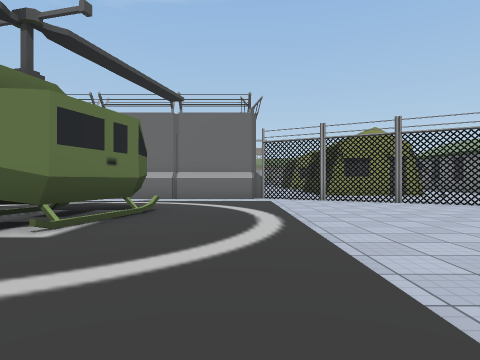
view 1 (above)

18 first-person views from a walk through a Unity game level. The camera is 1.2 m above the floor, looks level and sees 75° across. The floor is counted in squares, 2 m on a side. Each view is taken from the middle of a square. On the plan, view 1 faces up. The plan holds only what a view shows up to about 9 squares ahead; the rest is blank. The place goes on beyond the plan. Some surface patterns are stand-ins.

view 2
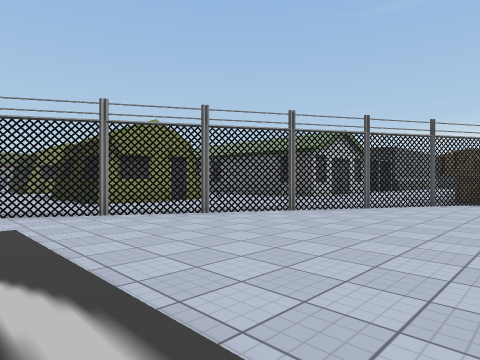

view 3
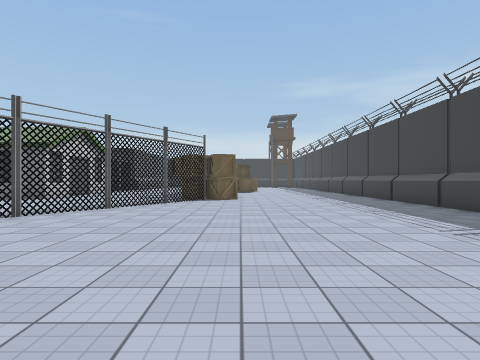

view 4
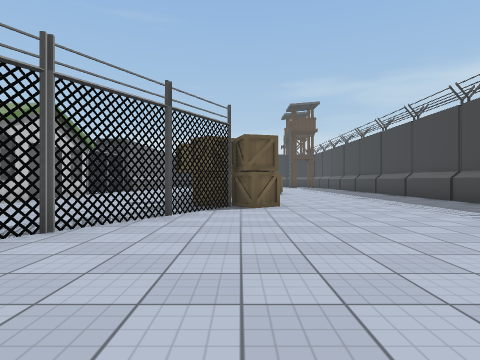

view 5
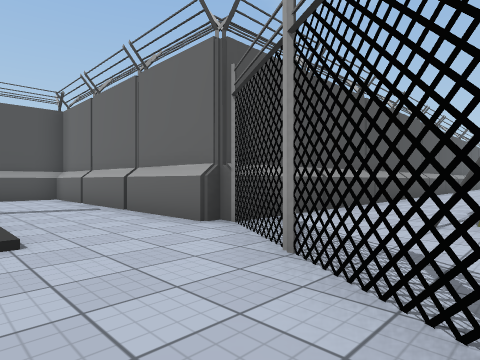

view 6
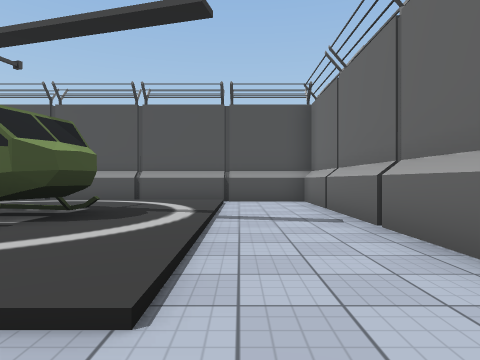

view 7
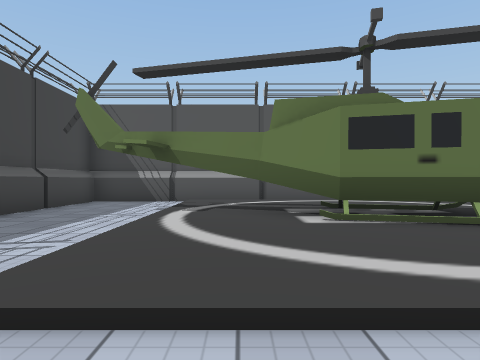

view 8
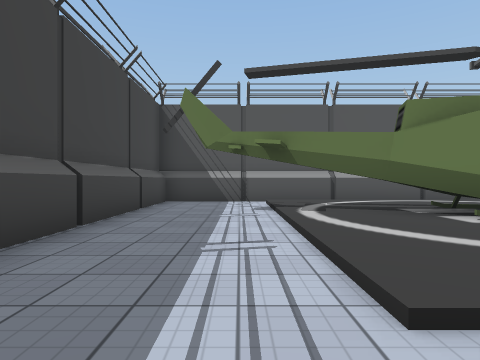

view 9
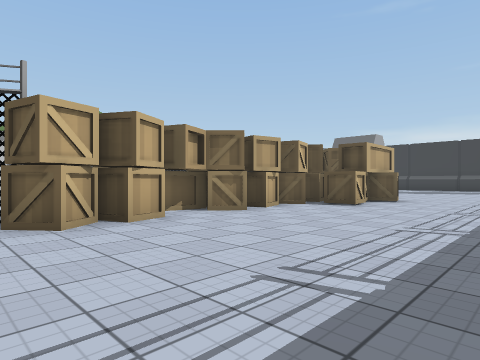

view 10
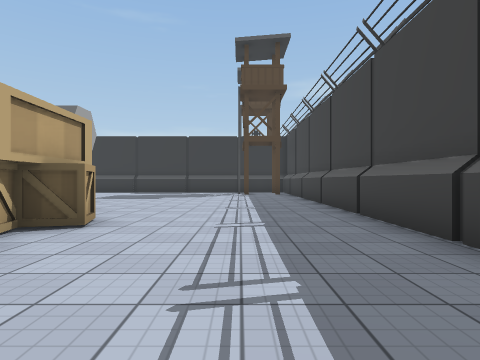

view 11
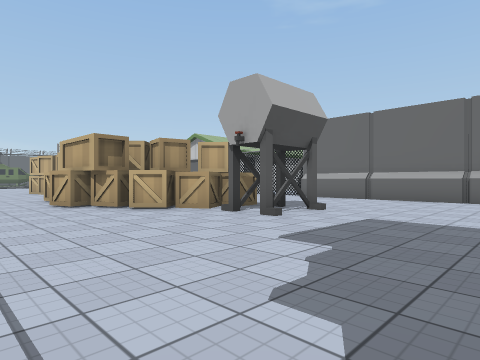

view 12
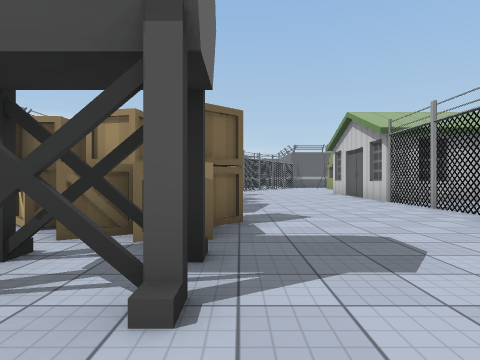

view 13
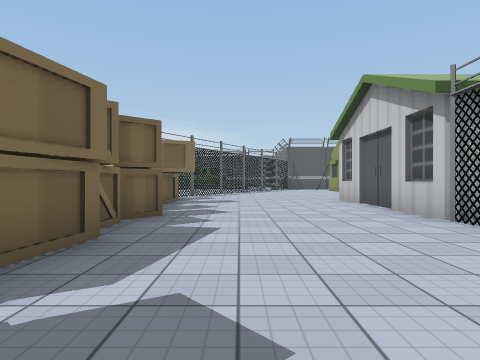

view 14
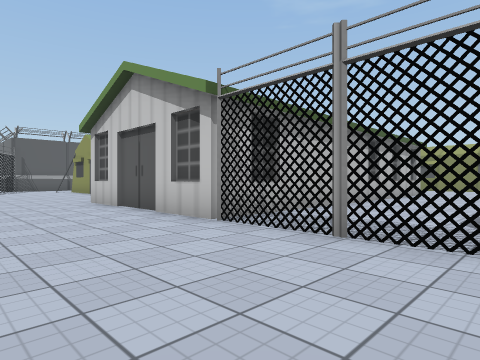

view 15
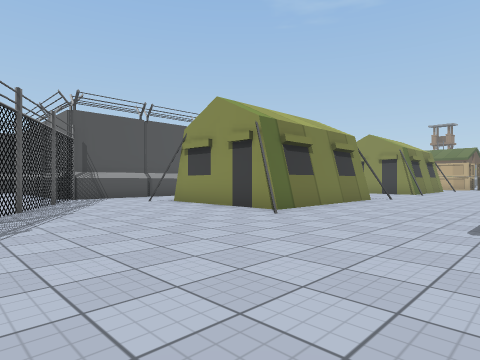

view 16
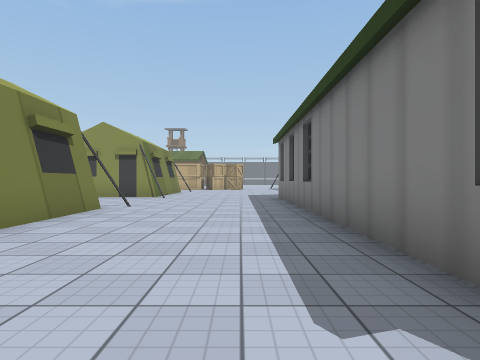

view 17
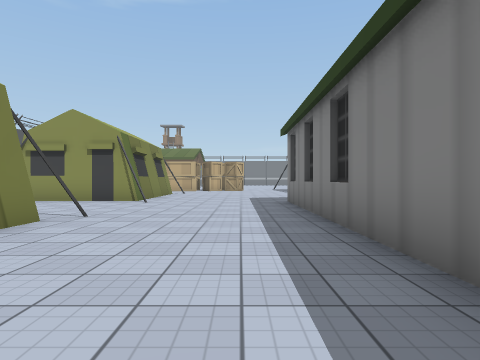

view 18
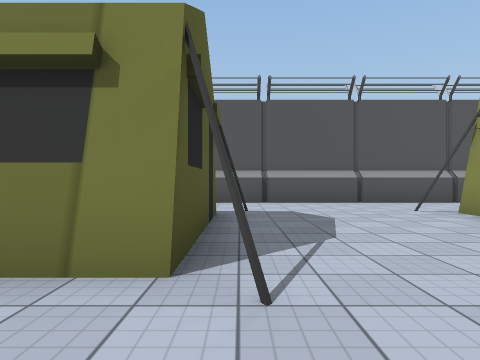

### Floor plan
Key: @ floor where view 1 was taken; # wall or solid block; . main floor; : floor 0.25 m higher than the main floor; / step, stairs or slope; F fence; T thing the floor can be seen under or through; C crate; A tank; O other object.
Columns run from 7 left of view 1 to 27 right of it. Each row starts with its distance up from view 1.
 21        #..#####....
 20        #...........#
 19        #...........#
 18        #...........#
 17        #...#..#....#    ...
 16        #...####....#   #...
 15        #...   #....#   #...
 14        #...   #....#   #...
 13        #...   #....#   #...
 12        #...####....#   #...
 11        #...........#   #...
 10 ########F..........##.##FFFF   ###
  9 #........FF.......................
  8 #..........FF.....................
  7 #/::::::/....FF...................
  6 #/::::::/......F...........C......
  5 #/::TT::/.......FFCCOOOCCOOCCCA...
  4 #/:: T::/.........CCCCCCCC  CCA....
  3 #/::T:::/.........C.....CCCCC......
  2 #/::T:::/.................C........
  1 #/::#:::/..........................
  0 #......@...........................
 -1 #........   .......... .........
 -2 #######       ###  #.   #.####.#
 -3                         ###

Where each view was taken, in squares from view 1:
view 1: 0 up, 0 right, facing up
view 2: 3 up, 0 right, facing up-right
view 3: 3 up, 0 right, facing right
view 4: 4 up, 4 right, facing right
view 5: 7 up, 4 right, facing up-left
view 6: 8 up, 2 right, facing left
view 7: 2 up, 2 right, facing left
view 8: 0 up, 2 right, facing left
view 9: 1 down, 10 right, facing up-right
view 10: 0 up, 15 right, facing right
view 11: 0 up, 27 right, facing up-left
view 12: 6 up, 25 right, facing left
view 13: 7 up, 21 right, facing left
view 14: 7 up, 20 right, facing up-left
view 15: 7 up, 11 right, facing up-left
view 16: 10 up, 10 right, facing up
view 17: 12 up, 10 right, facing up
view 18: 17 up, 9 right, facing left
